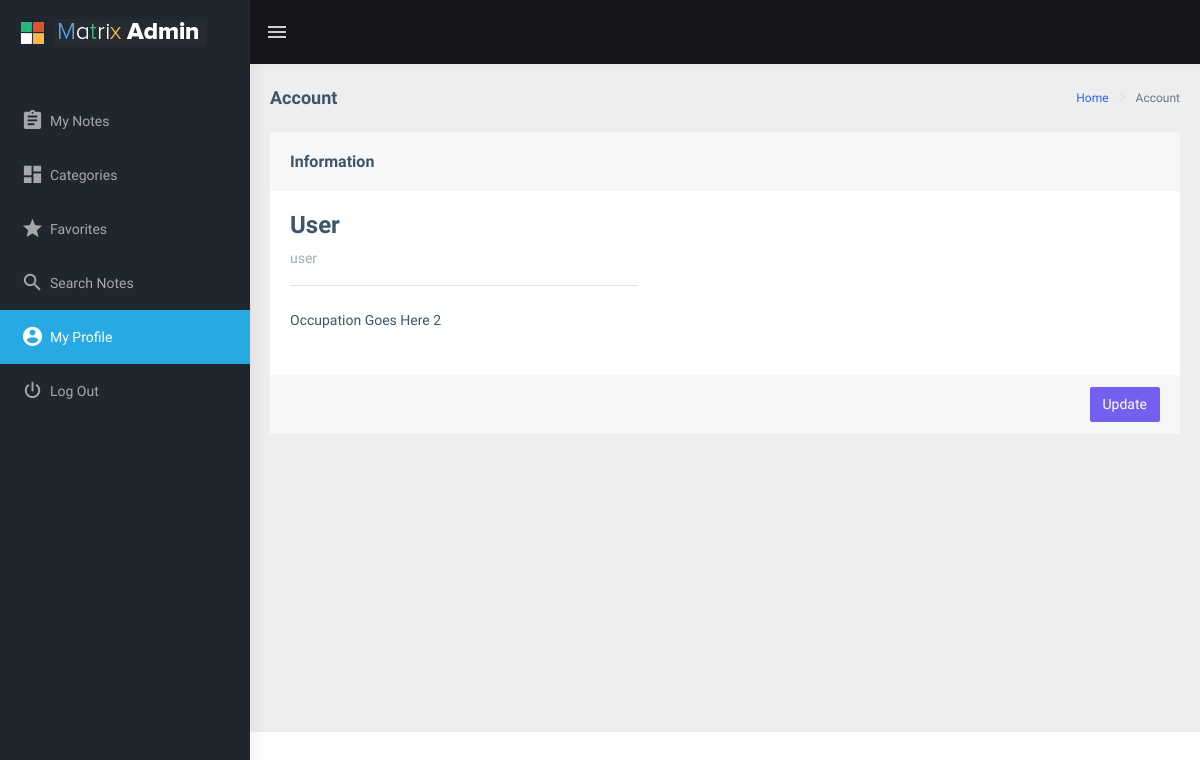
Page /account/ (signed in) on the committed database.
### main/models.py (models this page shows)
class User(AbstractBaseUser):
    username     = models.CharField(max_length=128, unique=True)
    name         = models.CharField(max_length=30)
    occupation   = models.CharField(max_length=128, blank=True, null=True)
    REQUIRED_FIELDS = ['name']
    USERNAME_FIELD = 'username'
    objects = CustomAccountManager()

### main/views/account.py (the view)
# urls.py: path('account/', views.Account.as_view(), name="Account"),
class Account(LoginRequiredMixin, View):
    def get(self, request):
        return render(request, "main/account/account.html")

### main/templates/main/account/account.html
{% extends 'main/base.html' %}
{% load static %}
{% block content %}
<div class="page-wrapper">
    <div class="page-breadcrumb">
        <div class="row">
            <div class="col-12 d-flex no-block align-items-center">
                <h4 class="page-title">Account</h4>
                <div class="ml-auto text-right">
                    <nav aria-label="breadcrumb">
                        <ol class="breadcrumb">
                            <li class="breadcrumb-item"><a href="{% url 'main:Notes' %}">Home</a></li>
                            <li class="breadcrumb-item active" aria-current="page">Account</li>
                        </ol>
                    </nav>
                </div>
            </div>
        </div>
    </div>
    <div class="container-fluid">
        <div class="row">
            <div class="col-12">
                <div class="card">
                    <div class="card-header">
                        <h5 class="card-title pt-2 pb-2">Information</h5>
                    </div>
                    <div class="card-body">
                        <h3>{{ request.user.name }}</h3>
                        <p class="text-muted">{{ request.user.username }}</p>
                        <hr class="ml-0" width="40%">
                        <div class="pt-2 pb-4">
                            {% if request.user.occupation %}
                                {{ request.user.occupation }}
                            {% else %}
                                No Occupation Provided
                            {% endif %}
                        </div>
                    </div>
                    <div class="card-footer">
                        <div class="d-flex justify-content-end">
                            <a class="btn btn-primary" href="{% url 'main:Update_Account' %}">Update</a>
                        </div>
                    </div>
                </div>
            </div>
        </div>
    </div>
</div>
{% endblock %}

### rows in the picture
User: user.name "User", user.username "user", user.occupation "Occupation Goes Here 2"
